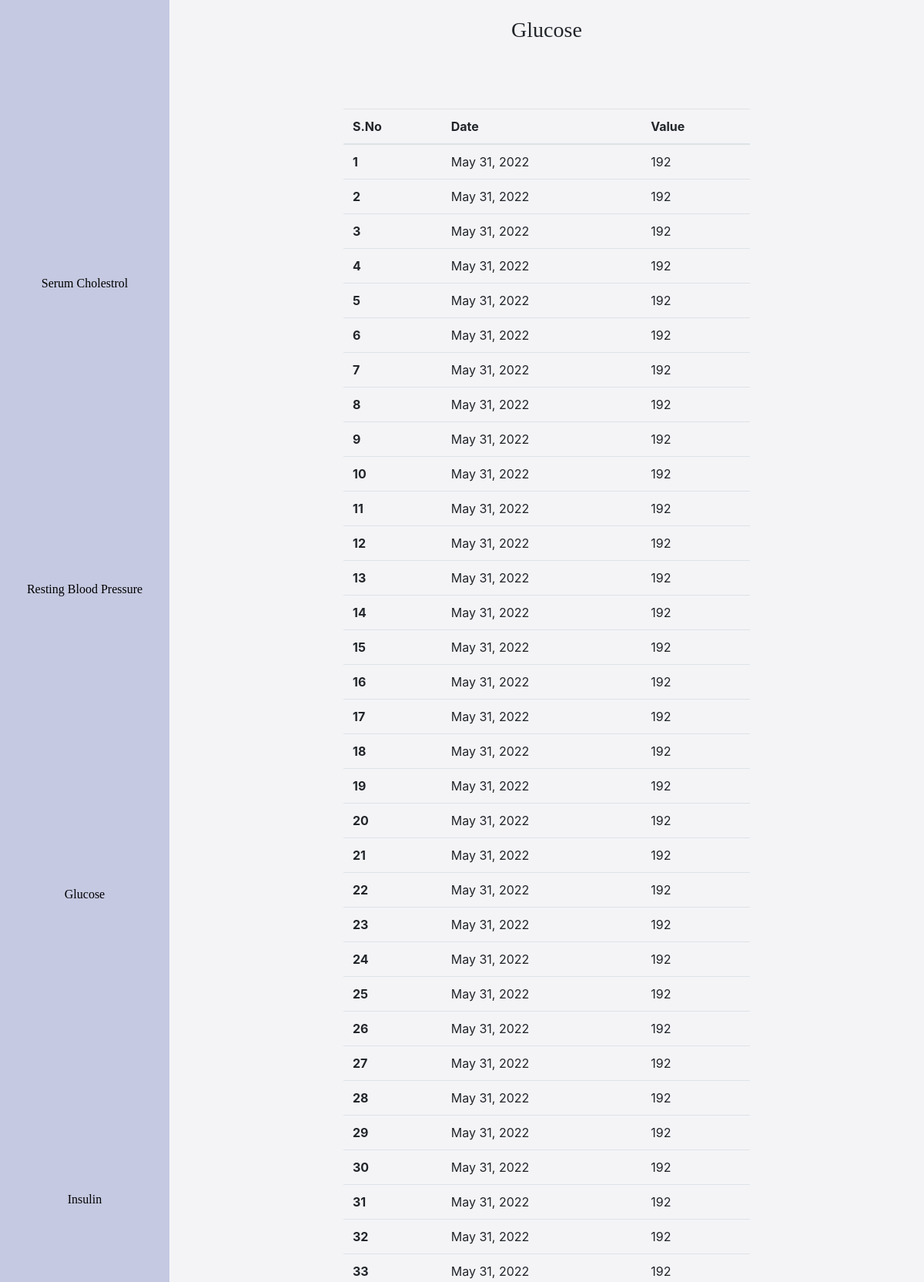
Screenshot of /analyze/glucose/ (signed in, upper part) with the database file from the repository.
### backend/models.py (models this page shows, shortened)
class DiabetesPatient(models.Model):
    user = models.ForeignKey(User, on_delete=models.CASCADE)
    glucose = models.CharField(max_length = 3, blank=False)
    blood_pressure = models.CharField(max_length = 3, blank=False)
    insulin = models.CharField(max_length = 3, blank=False)
    body_mass_index = models.CharField(max_length=4, blank=False)
    age = models.CharField(max_length=3, blank=False)
    date = models.DateTimeField(auto_now_add=True)

### backend/views.py (the view, shortened to what this page needs)
# urls.py: path('analyze/<str:parameter>/', views.analyze1, name='analyze'),
@login_required
def analyze1(request, parameter):
    current_user = request.user
    heart_array = HeartPatient.objects.all().filter(user=current_user)
    diabetes_array = DiabetesPatient.objects.all().filter(user=current_user)
    liver_array = LiverPatient.objects.all().filter(user=current_user)
    def foo(arr, x):
        x_arr = []
        date_array = []
        for record in arr:
            if x == "serum_cholesterol":
                x_arr.append(record.serum_cholesterol)
            elif x == "resting_blood_pressure":
                x_arr.append(record.resting_blood_pressure)
            elif x == "glucose":
                x_arr.append(record.glucose)
            elif x == "insulin":
                x_arr.append(record.insulin)
            elif x == "bilirubin":
                x_arr.append(record.total_bilirubin)
            elif x == "total_protiens":
                x_arr.append(record.total_protiens)
            date_array.append(record.date.date())
        return [x_arr, date_array]
    context = {}
    test_taken = False
    if parameter == "cholesterol":
        temp = foo(heart_array, 'serum_cholesterol')
        context['value_array'] = temp[0]
        context['date_array'] = temp[1]
        list = zip(temp[0], temp[1])
        context['list'] = list
        context['value'] = 'serum_cholesterol'
        context['heading'] = 'Serum Cholesterol'
        test_taken = True
    elif parameter == "glucose":
        temp = foo(diabetes_array, 'glucose')
        context['value_array'] = temp[0]
        context['date_array'] = temp[1]
        context['list'] = zip(temp[0], temp[1])
        context['value'] = 'glucose'
        context['heading'] = 'Glucose'
        test_taken = True
    context['test_taken'] = test_taken
    print(test_taken)
    return render(request,'backend/analyze.html', context)

### backend/templates/backend/analyze.html (shortened to what this page needs)
{% extends "backend/base.html"%}
{% load crispy_forms_tags %}
{% load static %}
{% block content %}
<body>
  <div class="sidebar">
    <a href="{% url 'analyze' 'cholesterol' %}">
      Serum Cholestrol
    </a>
    <a href="{% url 'analyze' 'restingBloodPressure' %}">
      Resting Blood Pressure
    </a>
    <a href="{% url 'analyze' 'glucose' %}">
      Glucose
    </a>
    <a href="{% url 'analyze' 'insulin' %}">
      Insulin
    </a>
  </div>
  <div class="content">
    <h3>{{heading}}</h3>
    {% if list %}
    <table class="table">
      <thead>
        <tr>
          <th scope="col">S.No</th>
          <th scope="col">Date</th>
          <th scope="col">Value</th>
        </tr>
      </thead>
      <tbody>
        {% for date, value in list %}
        <tr>
          <th scope="row">{{forloop.counter}}</th>
          <td>{{value}}</td>
          <td>{{date}}</td>
        </tr>
        {% endfor %}
      </tbody>
    </table>
    {% else %}
    <h2> It looks like you haven't take the test of the disease which includes this parameter. </h2>
    {% endif %}
  </div>
</body>
{% endblock %}

### backend/templates/backend/analyze.html (style rules this page uses)
body { box-sizing: border-box; background-color: #e3e1e95c; height: 100vh; width: 100vw; margin: 0 !important; overflow-x: hidden; }
.sidebar { margin: 0; padding: 0; width: 220px; background-color: #9ba2cf87; position: fixed; height: 100%; overflow: auto; display: flex; flex-direction: column; justify-content: space-evenly; }
.sidebar a { color: black; text-align: center; padding: 16px; text-decoration: none; font-family: 'Arvo', serif; }
div.content { margin-left: 220px; padding: 1px 16px; height: 100vh; }
.content h3 { padding-top: 5px; padding-bottom: 5px; margin-top: 2vh; text-align: center; font-family: 'Arvo', serif; }
.table { width: calc(100% - 35vw); margin: auto; margin-top: 10vh ; }

### rows the page displays
DiabetesPatient: list "192"
DiabetesPatient: list "192"
DiabetesPatient: list "192"
DiabetesPatient: list "192"
DiabetesPatient: list "192"
DiabetesPatient: list "192"
DiabetesPatient: list "192"
DiabetesPatient: list "192"
DiabetesPatient: list "192"
DiabetesPatient: list "192"
DiabetesPatient: list "192"
DiabetesPatient: list "192"
DiabetesPatient: list "192"
DiabetesPatient: list "192"
DiabetesPatient: list "192"
DiabetesPatient: list "192"
DiabetesPatient: list "192"
DiabetesPatient: list "192"
DiabetesPatient: list "192"
DiabetesPatient: list "192"
DiabetesPatient: list "192"
DiabetesPatient: list "192"
DiabetesPatient: list "192"
DiabetesPatient: list "192"
DiabetesPatient: list "192"
DiabetesPatient: list "192"
DiabetesPatient: list "192"
DiabetesPatient: list "192"
DiabetesPatient: list "192"
DiabetesPatient: list "192"
DiabetesPatient: list "192"
DiabetesPatient: list "192"
DiabetesPatient: list "192"

### other values shown
{{ heading }} "Glucose"
{{ value }} "May 31, 2022" "May 31, 2022" "May 31, 2022" "May 31, 2022" "May 31, 2022" "May 31, 2022" "May 31, 2022" "May 31, 2022" "May 31, 2022" "May 31, 2022" "May 31, 2022" "May 31, 2022" "May 31, 2022" "May 31, 2022" "May 31, 2022" "May 31, 2022" "May 31, 2022" "May 31, 2022" "May 31, 2022" "May 31, 2022" "May 31, 2022" "May 31, 2022" "May 31, 2022" "May 31, 2022" "May 31, 2022" "May 31, 2022" "May 31, 2022" "May 31, 2022" "May 31, 2022" "May 31, 2022" "May 31, 2022" "May 31, 2022" "May 31, 2022"
